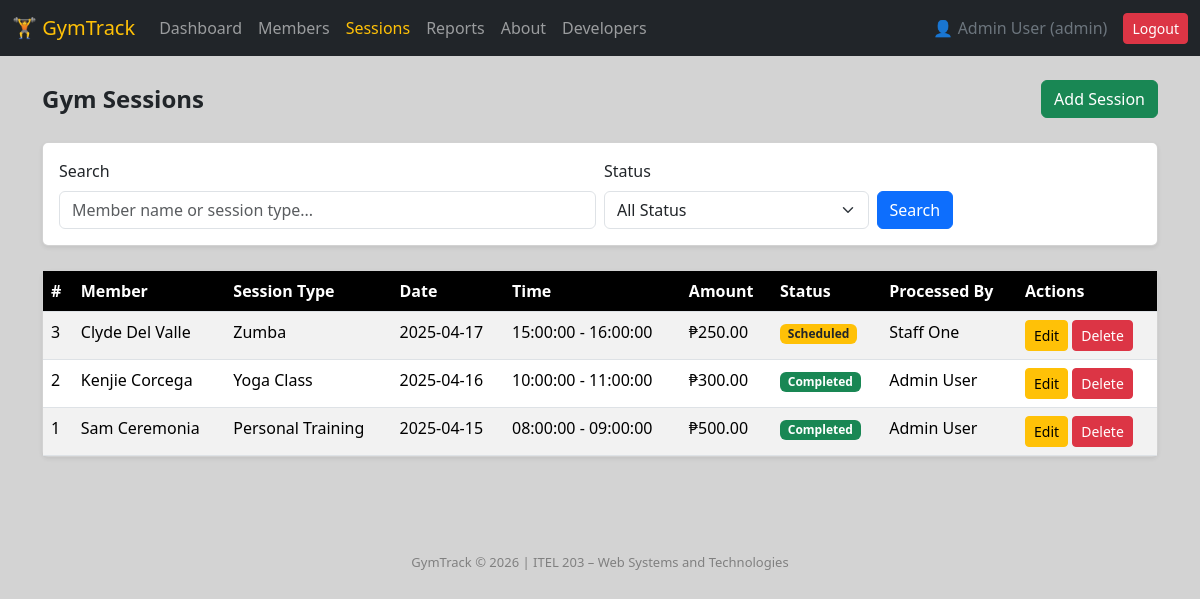
The page /sessions.php (signed in) on the database its author committed.
### tables this page shows
CREATE TABLE sessions (
    id INT AUTO_INCREMENT PRIMARY KEY,
    member_id INT NOT NULL,
    user_id INT NOT NULL,
    session_type VARCHAR(100) NOT NULL,
    session_date DATE NOT NULL,
    start_time TIME NOT NULL,
    end_time TIME NOT NULL,
    amount DECIMAL(10,2) DEFAULT 0.00,
    status ENUM('Scheduled', 'Completed', 'Cancelled') DEFAULT 'Scheduled',
    notes TEXT,
    created_at TIMESTAMP DEFAULT CURRENT_TIMESTAMP,
    FOREIGN KEY (member_id) REFERENCES members(id) ON DELETE CASCADE,
    FOREIGN KEY (user_id) REFERENCES users(id)
);

CREATE TABLE members (
    id INT AUTO_INCREMENT PRIMARY KEY,
    full_name VARCHAR(150) NOT NULL,
    email VARCHAR(100),
    phone VARCHAR(20),
    address TEXT,
    membership_type ENUM('Basic', 'Standard', 'Premium') DEFAULT 'Basic',
    status ENUM('Active', 'Inactive', 'Suspended') DEFAULT 'Active',
    created_at TIMESTAMP DEFAULT CURRENT_TIMESTAMP
);

CREATE TABLE users (
    id INT AUTO_INCREMENT PRIMARY KEY,
    name VARCHAR(100) NOT NULL,
    username VARCHAR(50) NOT NULL UNIQUE,
    password VARCHAR(255) NOT NULL,
    role ENUM('admin', 'staff') DEFAULT 'staff',
    created_at TIMESTAMP DEFAULT CURRENT_TIMESTAMP
);

### classes/Database.php (called while the page is built, shortened)
<?php
class Database {
    private $connection;
    public function __construct(){
        $this->connection = mysqli_connect("sql100.infinityfree.com", "if0_41715287", "pSDF3Um3lTc", "if0_41715287_db_gymtrack");
    }
    public function getConnection(){
        return $this->connection;
    }
}
?>

### init.php (called while the page is built, shortened)
<?php
require_once 'classes/Database.php';
require_once 'classes/GymSession.php';
$database = new Database();
$sessionObj = new GymSession($database);
?>

### classes/GymSession.php (called while the page is built, shortened)
<?php
class GymSession {
    private $conn;
    public function __construct($db){
        $this->conn = $db->getConnection();
    }
    public function getAll($search = '', $status = ''){
        $where = "WHERE 1=1";
        $query = "SELECT s.*, m.full_name AS member_name, m.membership_type, u.name AS staff_name
                  FROM sessions s
                  JOIN members m ON s.member_id = m.id
                  JOIN users u ON s.user_id = u.id
                  $where
                  ORDER BY s.session_date DESC";
        return mysqli_query($this->conn, $query);
    }
}
?>

### sessions.php (the view, shortened to what this page needs)
<?php
require_once 'init.php';
$search = '';
$filterStatus = '';
$sessions = $sessionObj->getAll($search, $filterStatus);
?>
<?php include 'head.php'; ?>
<?php include 'navbar.php'; ?>
<div class="container py-4">
    <div class="d-flex justify-content-between align-items-center mb-4">
        <h4 class="fw-bold mb-0">Gym Sessions</h4>
        <a href="session_create.php" class="btn btn-success">Add Session</a>
    </div>
    <form method="GET" class="card card-body shadow-sm mb-4">
        <div class="row g-2">
            <div class="col-md-6">
                <label class="form-label">Search</label>
                <input type="text" name="q" class="form-control" placeholder="Member name or session type..." value="<?= $search ?>">
            </div>
            <div class="col-md-3">
                <label class="form-label">Status</label>
                <select name="status" class="form-select">
                    <option value="">All Status</option>
                </select>
            </div>
            <div class="col-md-3">
                <label class="form-label">&nbsp;</label><br>
                <button type="submit" class="btn btn-primary">Search</button>
            </div>
        </div>
    </form>
    <div class="card shadow-sm">
        <div class="card-body p-0">
            <?php if(mysqli_num_rows($sessions) > 0): ?>
            <div class="table-responsive">
                <table class="table table-hover table-striped mb-0">
                    <thead>
                        <tr>
                            <th>#</th>
                            <th>Member</th>
                            <th>Session Type</th>
                            <th>Date</th>
                            <th>Time</th>
                            <th>Amount</th>
                            <th>Status</th>
                            <th>Processed By</th>
                            <th>Actions</th>
                        </tr>
                    </thead>
                    <tbody>
                    <?php while($row = mysqli_fetch_assoc($sessions)): ?>
                    <tr>
                        <td><?= $row['id'] ?></td>
                        <td><?= $row['member_name'] ?></td>
                        <td><?= $row['session_type'] ?></td>
                        <td><?= $row['session_date'] ?></td>
                        <td><?= $row['start_time'] ?> - <?= $row['end_time'] ?></td>
                        <td>₱<?= number_format($row['amount'], 2) ?></td>
                        <td>
                            <?php
                            if($row['status'] == 'Completed'){
                                echo "<span class='badge bg-success'>Completed</span>";
                            } else if($row['status'] == 'Cancelled'){
                                echo "<span class='badge bg-danger'>Cancelled</span>";
                            } else {
                                echo "<span class='badge bg-warning text-dark'>Scheduled</span>";
                            }
                            ?>
                        </td>
                        <td><?= $row['staff_name'] ?></td>
                        <td>
                            <a href="session_edit.php?id=<?= $row['id'] ?>" class="btn btn-sm btn-warning">Edit</a>
                            <a href="session_delete.php?id=<?= $row['id'] ?>" class="btn btn-sm btn-danger"
                               onclick="return confirm('Delete this session?')">Delete</a>
                        </td>
                    </tr>
                    <?php endwhile; ?>
                    </tbody>
                </table>
            </div>
            <?php else: ?>
            <div class="text-center py-5 text-muted">
                <p>No sessions found. <a href="session_create.php">Add one!</a></p>
            </div>
            <?php endif; ?>
        </div>
    </div>
</div>
<?php include 'footer.php'; ?>

### head.php (style rules this page uses)
body { background-color: lightgray; }
.table thead th { background-color: black; color: white; }

### rows shown on the page
sessions: id "3", member.full_name "Clyde Del Valle", session_type "Zumba", session_date "2025-04-17", start_time "15:00:00", end_time "16:00:00", amount "250.00", status "Scheduled", user.name "Staff One"
sessions: id "2", member.full_name "Kenjie Corcega", session_type "Yoga Class", session_date "2025-04-16", start_time "10:00:00", end_time "11:00:00", amount "300.00", status "Completed", user.name "Admin User"
sessions: id "1", member.full_name "Sam Ceremonia", session_type "Personal Training", session_date "2025-04-15", start_time "08:00:00", end_time "09:00:00", amount "500.00", status "Completed", user.name "Admin User"

### other values the page prints
$_SESSION['user_name'] "Admin User"
$_SESSION['user_role'] "admin"
